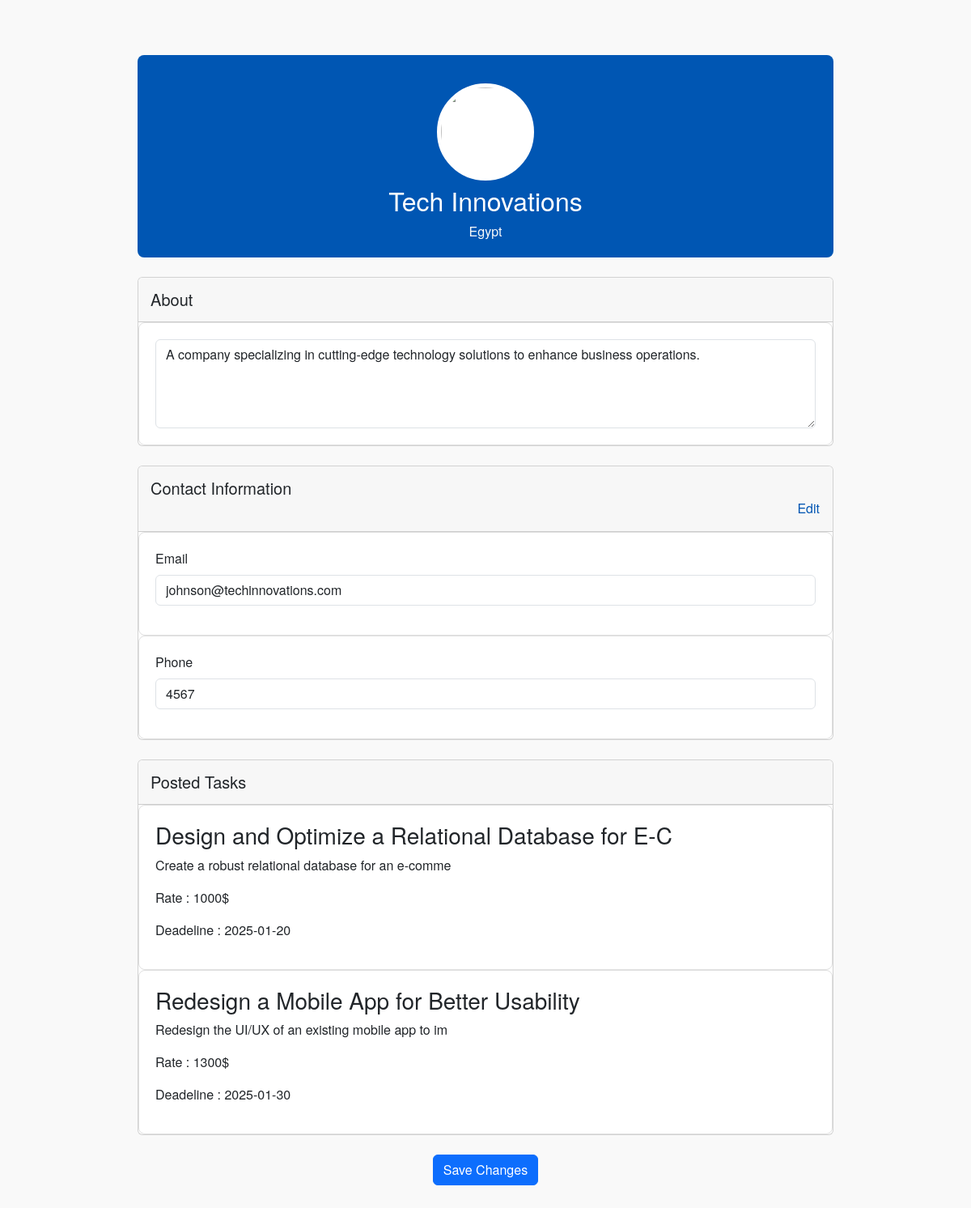
The app's page /profiles/orga/minepro.php?proid=1 (signed in) with its own data.
### tables this page shows
CREATE TABLE user (
    id INT(11) AUTO_INCREMENT PRIMARY KEY,
    name VARCHAR(25) NOT NULL,
    username VARCHAR(30) NOT NULL,
    email VARCHAR(30) NOT NULL,
    phone VARCHAR(100) NOT NULL,
    password VARCHAR(30) NOT NULL,
    country VARCHAR(30) NOT NULL,
    role INT(11) NOT NULL,
    link VARCHAR(500) NOT NULL,
    description TEXT NOT NULL,
    profilepic  VARCHAR(100),
    FOREIGN KEY (role) REFERENCES role(id) ON DELETE CASCADE ON UPDATE CASCADE
);

CREATE TABLE task (
    id INT(11) AUTO_INCREMENT PRIMARY KEY,
    name VARCHAR(100) NOT NULL,
    description TEXT NOT NULL,
    rate INT(11) NOT NULL,
    category_id INT(11) NOT NULL,
    company_id INT(11) NOT NULL,
    deadline DATE NOT NULL,
    FOREIGN KEY (category_id) REFERENCES categories(id) ON DELETE CASCADE ON UPDATE CASCADE,
    FOREIGN KEY (company_id) REFERENCES user(id) ON DELETE CASCADE ON UPDATE CASCADE
);

### profiles/orga/minepro.php (the view, shortened to what this page needs)
<link href="https://cdn.jsdelivr.net/npm/bootstrap@5.3.2/dist/css/bootstrap.min.css" rel="stylesheet">
<link rel="stylesheet" href="../profile.css">
<?php
if ($_SESSION['isLoggedin'] == 1) {
    if (isset($_GET['proid']) && !empty($_GET['proid'])) {
        require_once '../../connection.php';
        $id = $_GET['proid'];
        $query = "SELECT `id`, `name`, `username`, `email`, `phone`, `password`, `country`, `role`, `link`, `description` FROM `user` WHERE id= $id";
        $res = $conn->query($query);
        if ($res->num_rows != 1) {
            header('location:../../home.php?=id' . $_SESSION['user_id']);
        } else {
            $row = $res->fetch_assoc();
            $name = $row['name'];
            $nameParts = explode(' ', $name);
            $firstName = $nameParts[0];
        }
?>
        <div class="container mt-5">
            <div class="profile-header position-relative" style="height: 250px;">
                <div class="position-absolute top-50 start-50 translate-middle text-center edit-section">
                    <label for="profilePictureInput">
                        <img src="../images/<?= $firstName; ?>.jpg" alt="Profile Picture" class="profile-picture">
                    </label>
                </div>
                <div class="text-center mt-5 pt-5">
                    <h2 class="mt-4" id="fullName"><?= $row['name']; ?></h2>
                    <p class="mb-1 text-light"><i class="bi bi-geo-alt"></i> <span id="country"><?= $row['country']; ?></span></p>
                </div>
            </div>
            <div class="profile-content mt-4">
                <form id="editProfileForm" method="get">
                    <div class="card mb-4">
                        <div class="card-header">
                            <h5 class="mb-0">About</h5>
                        </div>
                        <div class="card-body">
                            <textarea class="form-control" name="description" id="bioInput" rows="4"><?= $row['description']; ?></textarea>
                        </div>
                    </div>
                    <div class="card mb-4">
                        <div class="card-header">
                            <h5 class="mb-0">Contact Information</h5>
                            <button type="button" class="btn btn-link p-0 float-end">Edit</button>
                        </div>
                        <div class="card-body">
                            <div class="mb-3">
                                <label for="emailInput" class="form-label">Email</label>
                                <input type="email" id="emailInput" name="email" class="form-control" value=<?= $row['email']; ?>>
                            </div>
                        </div>
                        <div class="card-body">
                            <div class="mb-3">
                                <label for="emailInput" class="form-label">Phone</label>
                                <input type="text" id="emailInput" name="phone" class="form-control" value=<?= $row['phone']; ?>>
                            </div>
                        </div>
                    </div>
                    <div class="card mb-4">
                        <div class="card-header">
                            <h5 class="mb-0">Posted Tasks</h5>
                        </div>
                        <?php
                        $taskquery = "SELECT `name`, `description`, `rate`, `deadline` FROM `task` WHERE company_id = $id";
                        $tasks = $conn->query($taskquery);
                        while ($row0 = $tasks->fetch_assoc()) {
                            $title = $row0['name'];
                            $des = $row0['description'];
                            $rate = $row0['rate'];
                            $date = $row0['deadline'];
                            echo '<div class="card-body">';
                            echo '<div class="mb-3">';
                            echo '<h3 class="card-title">' . $title . '</h3>';
                            echo '<p class="card-text"> ' . $des . '</p>';
                            echo '<p class="card-text">Rate : ' . $rate . '$</p>';
                            echo '<p class="card-text">Deadeline : ' . $date . '</p>';
                            echo ' </div>';
                            echo ' </div>';
                        }
                        ?>
                    </div>
                    <div class="text-center">
                        <button type="submit" class="btn btn-primary">Save Changes</button>
                    </div>
                </form>
            </div>
        </div>
<?php
    }
} else {
    header('location:../../index.php');
}
?>

### profiles/profile.css (style rules this page uses)
.profile-header { background-color: #0056b3; color: white; padding: 40px 20px; border-radius: 8px; text-align: center; position: relative; margin-bottom: 20px; }
.profile-picture { width: 120px; height: 120px; object-fit: cover; border: 5px solid white; border-radius: 50%; margin-top: -60px; cursor: pointer; transition: transform 0.2s ease-in-out; background-color: white; }
.card-header { background-color: #f7f7f7; border-bottom: 1px solid #ccc; padding: 15px; }
.card-body { padding: 20px; background-color: #ffffff; border: 1px solid #e0e0e0; border-radius: 8px; }
.btn-link { color: #0056b3; text-decoration: none; }
.container { max-width: 900px; margin: auto; padding: 20px; }

### records on screen
user: name "Tech Innovations", country "Egypt", description "A company specializing in cutting-edge technology solutions to enhance business operations.", email "johnson@techinnovations.com", phone "4567"
task: name "Design and Optimize a Relational Database for E-C", description "Create a robust relational database for an e-comme", rate "1000", deadline "2025-01-20"
task: name "Redesign a Mobile App for Better Usability", description "Redesign the UI/UX of an existing mobile app to im", rate "1300", deadline "2025-01-30"
